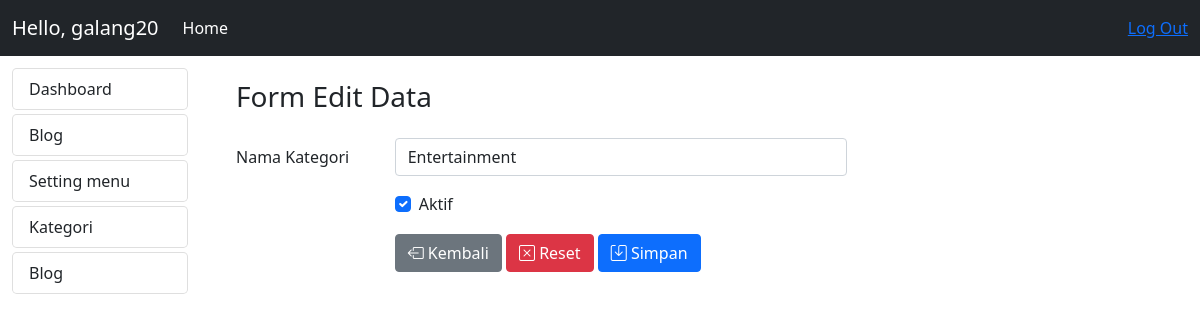
The page /admin/home.php?modul=mod_kategori&act=edit&id=1 (signed in) on the database its author committed.
### tables this page shows
CREATE TABLE `mst_menu` (
  `id_menu` int(20) NOT NULL,
  `nm_menu` varchar(50) NOT NULL,
  `link` varchar(50) NOT NULL,
  `isactive` enum('0','1') NOT NULL
);

CREATE TABLE `mst_kategoriblog` (
  `id_kategori` int(11) NOT NULL,
  `nm_kategori` varchar(50) NOT NULL,
  `isactive` enum('0','1') NOT NULL
);

### admin/mod_kategori/kategori_ctrl.php (called while the page is built, shortened)
<?php
if (isset($_GET['act']) && ($_GET['act'] == "add")) {
    $judul = "Form Input Data";
} else if (isset($_GET['act']) && ($_GET['act'] == "edit")) {
    $judul1 = "Form Edit Data";
} else if (isset($_GET['act']) && ($_GET['act'] == "save")) {
    $nama = $_POST['nm_kategori'];
    if (isset($_POST['isactive'])) {
        $aktif = 1;
    } else {
        $aktif = 0;
    }
    mysqli_query($koneksi, "INSERT INTO mst_kategoriblog (nm_kategori,isactive) VALUES ('$nama','$aktif')");
    header("Location: ../home.php?modul=mod_kategori");
} else if (isset($_GET['act']) && ($_GET['act'] == "update")) {
    $id = $_POST['id_kategori'];
    $up_nama = $_POST['nm_kategori'];
    if (isset($_POST['isactive'])) {
        $aktif = 1;
    } else {
        $aktif = 0;
    }
    mysqli_query($koneksi, "UPDATE mst_kategoriblog SET nm_kategori='$up_nama',isactive='$aktif' WHERE id_kategori='$id'");
    header("Location: ../home.php?modul=mod_kategori");
} else if (isset($_GET['act']) && ($_GET['act'] == "delete")) {
    $id = $_GET['id'];
    mysqli_query($koneksi, "DELETE FROM mst_kategoriblog WHERE id_kategori='$id'");
    header("Location: home.php?modul=mod_kategori");
}

### admin/menu.php (the view)
<?php
$qry_menu = mysqli_query($koneksi, "SELECT * FROM mst_menu WHERE isactive = '1'");
while ($row = mysqli_fetch_array($qry_menu)) {
?>
    <a href="?modul=<?= $row['link']; ?>" style="text-decoration: none;" class="links1">
        <li class="list-group-item links rounded-3 mt-1"><?= $row["nm_menu"]; ?></li>
    </a>
<?php
}
?>

### admin/mod_kategori/index.php (shortened to what this page needs)
<?php
include 'kategori_ctrl.php';
if (!isset($_GET['act'])) {
?>
    <div class="container pt-1">
        <a href="?modul=mod_kategori&act=add" class="btn btn-primary mb-2">Tambah Data</a>
        <table class="table">
            <tr>
                <th>ID Kategori</th>
                <th>Nama Kategori</th>
                <th>Action</th>
            </tr>
            <?php
            $data = mysqli_query($koneksi, "SELECT * FROM mst_kategoriblog");
            foreach ($data as $d) :
            ?>
                <tr>
                    <td><?= $d['id_kategori'] ?></td>
                    <td><?= $d['nm_kategori'] ?></td>
                    <td>
                        <a href="?modul=mod_kategori&act=edit&id=<?= $d["id_kategori"]; ?>" class="btn btn-xs btn-primary"><i class="bi bi-pencil-square"></i> Edit</a>
                        <a href="?modul=mod_kategori&act=delete&id=<?= $d["id_kategori"]; ?>" class="btn btn-xs btn-danger"><i class="bi bi-trash"></i> Delete</a>
                    </td>
                </tr>
            <?php
            endforeach;
            ?>
        </table>
        <?php
    } else if (isset($_GET['act']) && ($_GET['act'] == "edit")) {
        $id = $_GET['id'];
        $qry_edit = mysqli_query($koneksi, "SELECT * FROM mst_kategoriblog WHERE id_kategori='$id'");
        foreach ($qry_edit as $q) :
        ?>
            <div class="container mt-3">
                <h3 class="mb-4"><?= $judul1; ?></h3>
                <div class="row">
                    <div class="col">
                        <form action="mod_kategori/kategori_ctrl.php?modul=mod_kategori&act=update" method="POST">
                            <div class="mb-3 row">
                                <label for="namakategori" class="col-sm-2 col-form-label">Nama Kategori</label>
                                <div class="col-sm-6">
                                    <input type="text" class="form-control" id="nm_kategori" name="nm_kategori" value="<?= $q['nm_kategori']; ?>">
                                </div>
                            </div>
                            <div class="mb-3 row">
                                <div class="col-sm-2"></div>
                                <div class="col-sm-6">
                                    <div class="form-check">
                                        <input class="form-check-input" type="checkbox" name="isactive" id="isactive" <?= $q['isactive'] == 1 ? "checked" : "" ?>> Aktif
                                    </div>
                                </div>
                            </div>
                            <div class="row">
                                <div class="col-md-2"></div>
                                <div class="col-md-10">
                                    <a href="?modul=mod_kategori" type="cancel" class="btn btn-secondary"><i class="bi bi-box-arrow-left"></i> Kembali</a>
                                    <button type="cancel" class="btn btn-danger"><i class="bi bi-x-square"></i> Reset</button>
                                    <button type="submit" class="btn btn-primary"><i class="bi bi-save"></i> Simpan</button>
                                </div>
                            </div>
                        </form>
                    </div>
                </div>
            </div>
    <?php
        endforeach;
    }
    ?>

### rows shown on the page
mst_menu: nm_menu "Dashboard"
mst_menu: nm_menu "Blog"
mst_menu: nm_menu "Setting menu"
mst_menu: nm_menu "Kategori"
mst_menu: nm_menu "Blog"
mst_kategoriblog: nm_kategori "Entertainment", isactive "☑"

### other values the page prints
$_SESSION['userlog'] "galang20"
